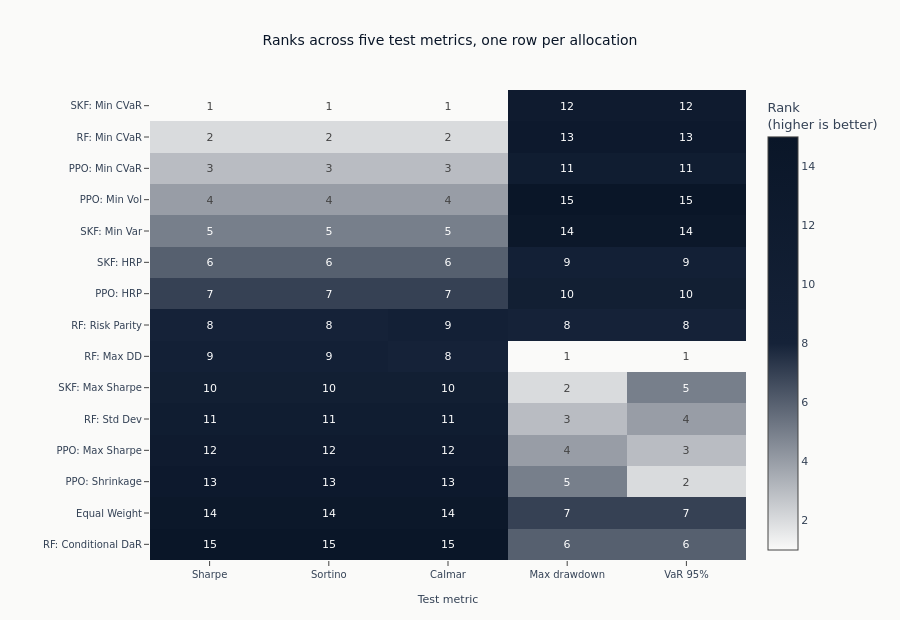

Write notebook code for a chart like this one.
### Markdown cell above
A rank heatmap compares unlike metrics without pretending their raw scales are commensurate.
Higher ranks are better for every displayed column, including less-negative loss measures.

### Code cell
metrics_cols = ["sharpe", "sortino", "calmar", "max_drawdown", "var_95"]
metric_labels = ["Sharpe", "Sortino", "Calmar", "Max drawdown", "VaR 95%"]
heatmap_data = eval_pd.set_index("portfolio")[metrics_cols]
ranked = heatmap_data.rank(axis=0)
mean_rank = ranked.mean(axis=1).sort_values(ascending=False)
print("Highest and lowest mean rank across the five metrics:")
print(f"  {mean_rank.index[0]}: {mean_rank.iloc[0]:.1f}")
print(f"  {mean_rank.index[-1]}: {mean_rank.iloc[-1]:.1f}")

fig = go.Figure(
    data=go.Heatmap(
        z=ranked.values,
        x=metric_labels,
        y=ranked.index,
        text=np.rint(ranked.values).astype(int),
        texttemplate="%{text}",
        colorscale=[
            [0, COLORS["bg_light"]],
            [0.5, COLORS["blue_light"]],
            [1, COLORS["blue"]],
        ],
        zmin=1,
        zmax=len(ranked),
        colorbar=dict(title="Rank<br>(higher is better)"),
        hovertemplate="%{y}<br>%{x}: rank %{z:.0f}<extra></extra>",
    )
)
fig.update_layout(
    title="Ranks across five test metrics, one row per allocation",
    xaxis_title="Test metric",
    height=620,
    margin=dict(l=150, r=80, t=90, b=60),
)
show_plotly_with_alt(
    fig,
    "Heatmap of rank across five test metrics, one row per allocation and one column per metric, each cell labelled with its rank and shaded so higher ranks are darker.",
)

### Figure 1 — Plotly figure (JSON) as saved in the notebook; plotly's stock layout.template omitted (floating-point values rounded to 4 significant figures)
{"data": [{"colorbar": {"title": {"text": "Rank<br>(higher is better)"}}, "colorscale": [[0, "#FAFAF9"], [0.5, "#152238"], [1, "#0a1628"]], "hovertemplate": "%{y}<br>%{x}: rank %{z:.0f}<extra></extra>", "text": [[15, 15, 15, 6, 6], [14, 14, 14, 7, 7], [13, 13, 13, 5, 2], [12, 12, 12, 4, 3], [11, 11, 11, 3, 4], [10, 10, 10, 2, 5], [9, 9, 8, 1, 1], [8, 8, 9, 8, 8], [7, 7, 7, 10, 10], [6, 6, 6, 9, 9], [5, 5, 5, 14, 14], [4, 4, 4, 15, 15], [3, 3, 3, 11, 11], [2, 2, 2, 13, 13], [1, 1, 1, 12, 12]], "texttemplate": "%{text}", "type": "heatmap", "x": ["Sharpe", "Sortino", "Calmar", "Max drawdown", "VaR 95%"], "y": ["RF: Conditional DaR", "Equal Weight", "PPO: Shrinkage", "PPO: Max Sharpe", "RF: Std Dev", "SKF: Max Sharpe", "RF: Max DD", "RF: Risk Parity", "PPO: HRP", "SKF: HRP", "SKF: Min Var", "PPO: Min Vol", "PPO: Min CVaR", "RF: Min CVaR", "SKF: Min CVaR"], "z": [[15.0, 15.0, 15.0, 6.0, 6.0], [14.0, 14.0, 14.0, 7.0, 7.0], [13.0, 13.0, 13.0, 5.0, 2.0], [12.0, 12.0, 12.0, 4.0, 3.0], [11.0, 11.0, 11.0, 3.0, 4.0], [10.0, 10.0, 10.0, 2.0, 5.0], [9.0, 9.0, 8.0, 1.0, 1.0], [8.0, 8.0, 9.0, 8.0, 8.0], [7.0, 7.0, 7.0, 10.0, 10.0], [6.0, 6.0, 6.0, 9.0, 9.0], [5.0, 5.0, 5.0, 14.0, 14.0], [4.0, 4.0, 4.0, 15.0, 15.0], [3.0, 3.0, 3.0, 11.0, 11.0], [2.0, 2.0, 2.0, 13.0, 13.0], [1.0, 1.0, 1.0, 12.0, 12.0]], "zmax": 15, "zmin": 1}], "layout": {"height": 620, "margin": {"b": 60, "l": 150, "r": 80, "t": 90}, "title": {"text": "Ranks across five test metrics, one row per allocation"}, "xaxis": {"title": {"text": "Test metric"}}}}
